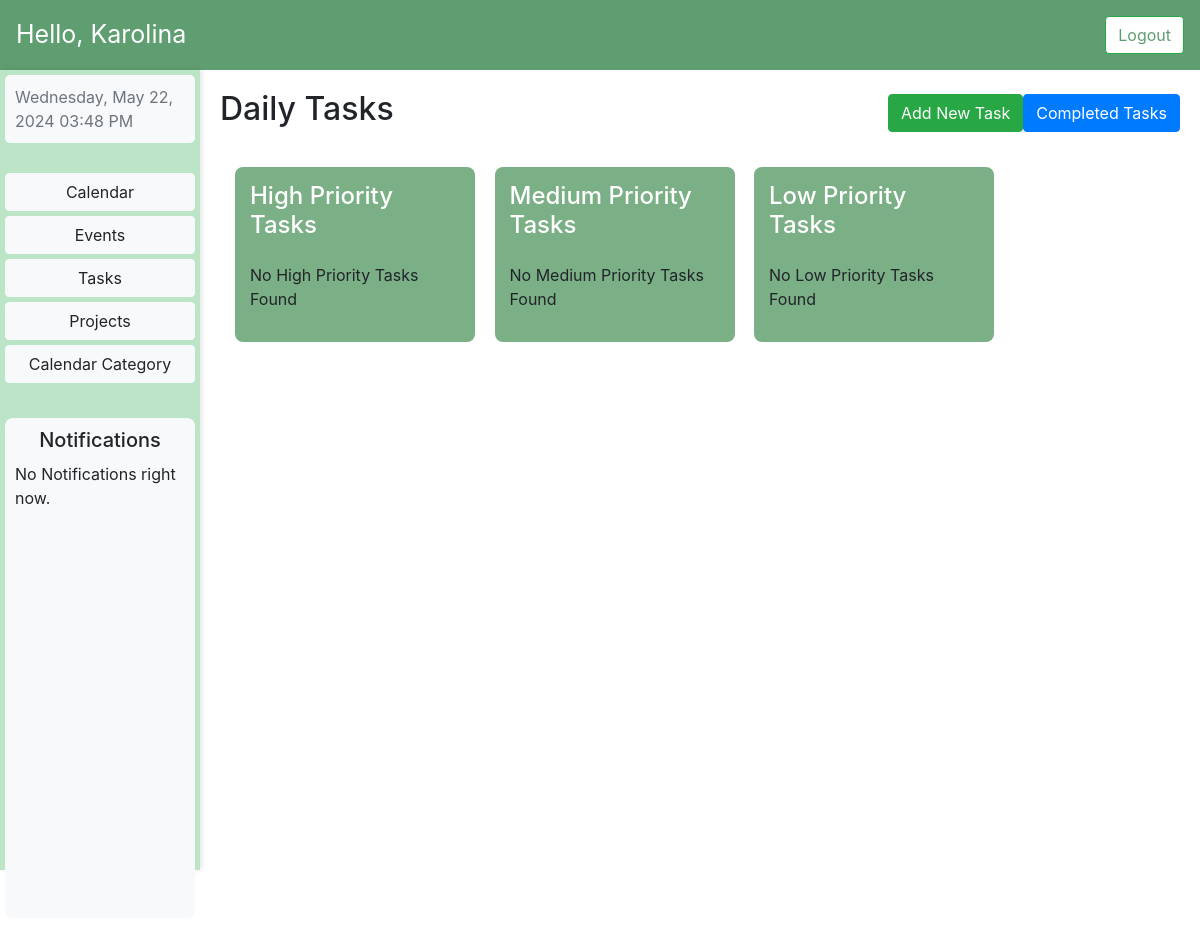
The page /task_list/ (signed in) on the database as committed earlier.
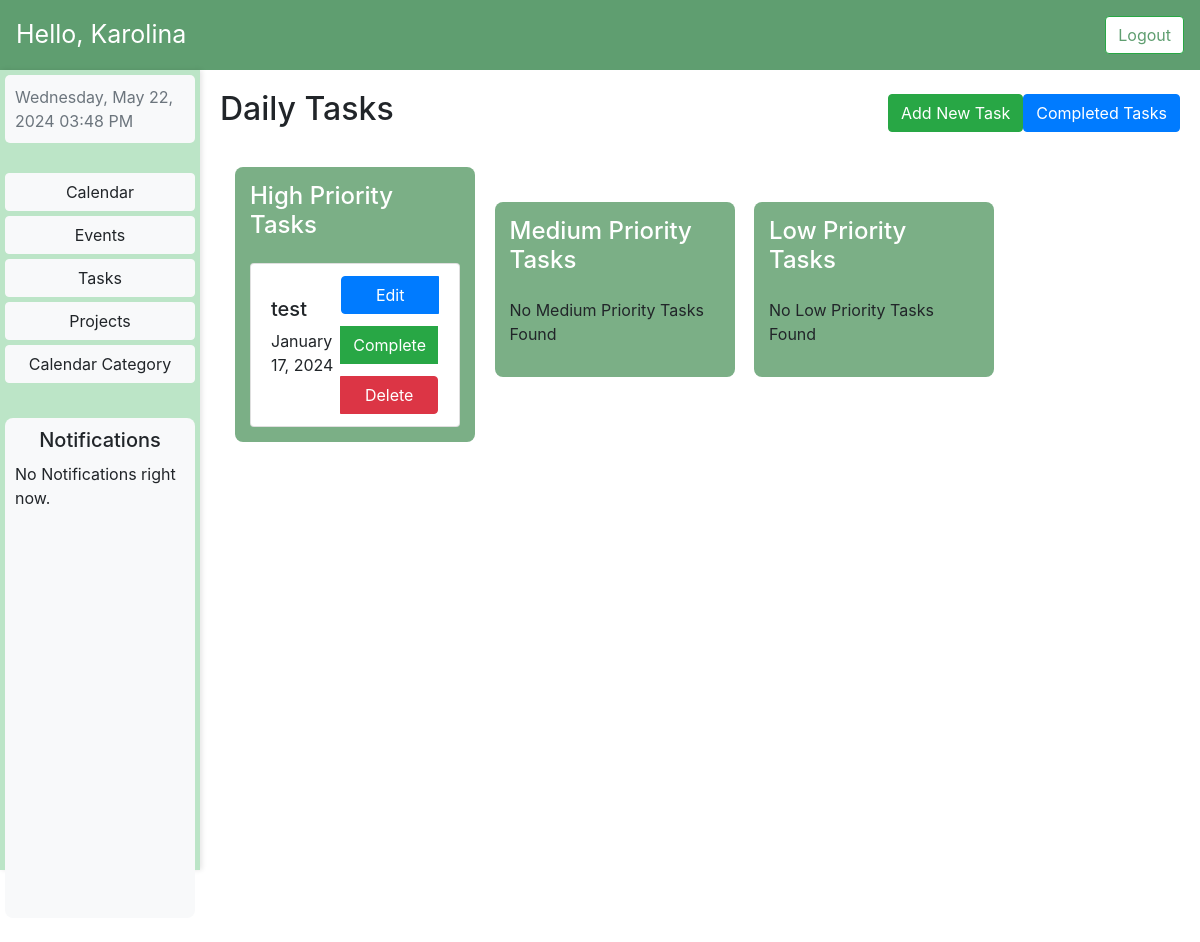
The same page on the database as committed later.
### MyCalendar/models.py (models this page shows)
class Task(models.Model):
    HIGH_PRIORITY = 1
    MEDIUM_PRIORITY = 2
    LOW_PRIORITY = 3
    PRIORITY_CHOICES = [
        (HIGH_PRIORITY, 'High Priority'),
        (MEDIUM_PRIORITY, 'Medium Priority'),
        (LOW_PRIORITY, 'Low Priority'),
    ]
    user = models.ForeignKey(User, on_delete=models.CASCADE)
    title = models.CharField(max_length=200)
    description = models.TextField(blank=True)
    start_date = models.DateField()
    priority = models.IntegerField(choices=PRIORITY_CHOICES)
    completed = models.BooleanField(default=False)

### MyCalendar/views.py (the view)
# urls.py: path('task_list/', task_list_view, name='task_list'),
def task_list_view(request):
    high_priority_tasks = Task.objects.filter(priority=Task.HIGH_PRIORITY, completed=False, user=request.user).order_by(
        'start_date')
    medium_priority_tasks = Task.objects.filter(priority=Task.MEDIUM_PRIORITY, completed=False,
                                                user=request.user).order_by('start_date')
    low_priority_tasks = Task.objects.filter(priority=Task.LOW_PRIORITY, completed=False, user=request.user).order_by(
        'start_date')
    return render(request, 'task_list.html', {
        'high_priority_tasks': high_priority_tasks,
        'medium_priority_tasks': medium_priority_tasks,
        'low_priority_tasks': low_priority_tasks,
    })

### templates/task_list.html (shortened to what this page needs)
{% extends 'dashboard.html' %}
{% load static %}
{% block styles %}
    <link rel="stylesheet" type="text/css" href="{% static 'css/dashboard.css' %}">
{% endblock %}
{% block dynamic_content %}
    <div class="row">
        <div class="col-md-12 mar">
            <div class="d-flex justify-content-between align-items-center mb-3">
                <h2 class="mr-auto">Daily Tasks</h2>
                <a href="{% url 'add_task' %}" class="btn btn-success">Add New Task</a>
                <a href="{% url 'completed_tasks' %}" class="btn btn-primary">Completed Tasks</a>
            </div>
        <div class="task-list col-md-3 mr-auto">
            <div class="d-flex justify-content-between align-items-center mb-3">
                <h4 class="mr-auto">High Priority Tasks</h4>
            </div>
            <ul class="list-group">
                {% for task in high_priority_tasks %}
                    <li class="list-group-item">
                        <div class="d-flex justify-content-between align-items-center">
                            <div>
                                <h5>{{ task.title }}</h5>
                                <p>{{ task.start_date|date:"F d, Y" }}</p>
                            </div>
                            <div class="btn-group d-flex flex-column" role="group" aria-label="Task Actions">
                                <a href="{% url 'edit_task' task.id %}" class="btn btn-primary btn-block mb-1">Edit</a>
                                <a href="{% url 'complete_task' task.id %}" class="btn btn-success btn-block mb-1">Complete</a>
                                <a href="{% url 'delete_task' task.id %}" class="btn btn-danger btn-block">Delete</a>
                            </div>
                        </div>
                    </li>
                {% empty %}
                    <p>No High Priority Tasks Found</p>
                {% endfor %}
            </ul>
        </div>
        <div class="task-list col-md-3 mr-auto">
            <div class="d-flex justify-content-between align-items-center mb-3">
                <h4 class="mr-auto">Medium Priority Tasks</h4>
            </div>
            <ul class="list-group">
                {% for task in medium_priority_tasks %}
                    <li class="list-group-item">
                        <div class="d-flex justify-content-between align-items-center">
                            <div>
                                <h5>{{ task.title }}</h5>
                                <p>{{ task.start_date|date:"F d, Y" }}</p>
                                {% if task.description %}
                                    <p>Description: {{ task.description }}</p>
                                {% endif %}
                            </div>
                            <div class="btn-group d-flex flex-column" role="group" aria-label="Task Actions">
                                <a href="{% url 'edit_task' task.id %}" class="btn btn-primary btn-block mb-1">Edit</a>
                                <a href="{% url 'complete_task' task.id %}" class="btn btn-success btn-block mb-1">Complete</a>
                                <a href="{% url 'delete_task' task.id %}" class="btn btn-danger btn-block">Delete</a>
                            </div>
                        </div>
                    </li>
                {% empty %}
                    <p>No Medium Priority Tasks Found</p>
                {% endfor %}
            </ul>
        </div>
        <div class="task-list col-md-3 mr-auto">
            <div class="d-flex justify-content-between align-items-center mb-3">
                <h4 class="mr-auto">Low Priority Tasks</h4>
            </div>
            <ul class="list-group">
                {% for task in low_priority_tasks %}
                    <li class="list-group-item">
                        <div class="d-flex justify-content-between align-items-center">
                            <div>
                                <h5>{{ task.title }}</h5>
                                <p>{{ task.start_date|date:"F d, Y" }}</p>
                                {% if task.description %}
                                    <p>Description: {{ task.description }}</p>
                                {% endif %}
                            </div>
                            <div class="btn-group d-flex flex-column" role="group" aria-label="Task Actions">
                                <a href="{% url 'edit_task' task.id %}" class="btn btn-primary btn-block mb-1">Edit</a>
                                <a href="{% url 'complete_task' task.id %}" class="btn btn-success btn-block mb-1">Complete</a>
                                <a href="{% url 'delete_task' task.id %}" class="btn btn-danger btn-block">Delete</a>
                            </div>
                        </div>
                    </li>
                {% empty %}
                    <p>No Low Priority Tasks Found</p>
                {% endfor %}
            </ul>
        </div>
        </div>
    </div>
{% endblock %}

### templates/dashboard.html (shortened to what this page needs)
{% extends 'base.html' %}
{% load static %}
{% block content %}
    <nav class="navbar navbar-expand-lg navbar-light" style="background-color: #5F9E70;">
        <span class="navbar-text text-white" style="font-size: 25px;">
            Hello, {{ request.user.username }}
        </span>
        <div class="collapse navbar-collapse" id="navbarNav">
            <ul class="navbar-nav ml-auto">
                <li class="nav-item">
                    <form method="post" action="{% url 'logout' %}" class="d-flex">
                        <button type="submit" class="btn btn-success btn-block" style="background-color: white; color: #5F9E70;">Logout</button>
                    </form>
                </li>
            </ul>
        </div>
    </nav>
    <div class="container-fluid">
        <div class="row">
            <div class="col-md-2 custom-background">
                <div id="datetime-info" class="text-muted"></div>
                <div class="vertical-menu ">
                    <a href="{% url 'dashboard' %}" class="btn btn-light">Calendar</a>
                    <a href="{% url 'events' %}" class="btn btn-light">Events</a>
                    <a href="{% url 'task_list' %}" class="btn btn-light">Tasks</a>
                    <a href="{% url 'projects' %}" class="btn btn-light">Projects</a>
                    <a href="{% url 'category_list' %}" class="btn btn-light">Calendar Category</a>
                    <div class="notification-box">
                        <div class="notification-header">
                            <h5>Notifications</h5>
                        </div>
                        <div class="notification-items" id="notification-items">
                        {% for notification in global_notifications %}
                            <div class="notification-item">
                                <h5 style="font-weight: bold; font-size: 18px;">{{ notification.title }}</h5>
                                <p>{{ notification.content|safe }}</p>
                            </div>
                        {% empty %}
                            <p>No Notifications right now.</p>
                        {% endfor %}
                    </div>
                    </div>
                </div>
            </div>
            <div class="col-md-10">
                {% block dynamic_content %}
                {% endblock %}
            </div>
        </div>
    </div>
{% endblock %}

### templates/base.html (shortened to what this page needs)
{% load static %}
<!doctype html>
<html lang="en">
<head>
  <link rel="stylesheet" href="https://maxcdn.bootstrapcdn.com/bootstrap/4.0.0/css/bootstrap.min.css">
  <link rel="stylesheet" href="https://use.fontawesome.com/releases/v5.0.10/css/all.css">{% block styles %}
  {% endblock %}
</head>
<body>
  {% block content %}
  {% endblock %}
</body>
</html>

### static/css/dashboard.css (style rules this page uses)
html { width: 100%; height: 100%; margin: 0; padding: 0; }
body { margin: 0; padding: 0; height: 100%; overflow: hidden; }
#datetime-info { background-color: #f8f9fa; padding: 10px; border-radius: 5px; }
.container-fluid, .row { height: 100%; }
.custom-background { background-color: rgba(122, 204, 144, 0.5); padding: 5px; box-shadow: 2px 0 5px rgba(0, 0, 0, 0.1); height: 100%; }
.vertical-menu { margin-top: 30px; display: flex; flex-direction: column; }
.vertical-menu a { margin-bottom: 5px; }
.mar { padding: 20px; }
.task-list { display: inline-block; background-color: #7baf86; padding: 15px; border-radius: 8px; margin: 15px; }
.task-list h4 { color: #ffffff; }
.notification-box { background-color: #f8f9fa; border-radius: 8px; padding: 10px; height: 500px; margin-bottom: 5%; margin-top: 30px; }
.notification-header { text-align: center; margin-bottom: 10px; }
.notification-items { height: 100%; overflow-y: auto; }

Rows that differ between the two databases and show on the page:
added Task: title "test", start_date "January 17, 2024"
Other text that changed with them:
text no longer shown: "No High Priority Tasks Found"
